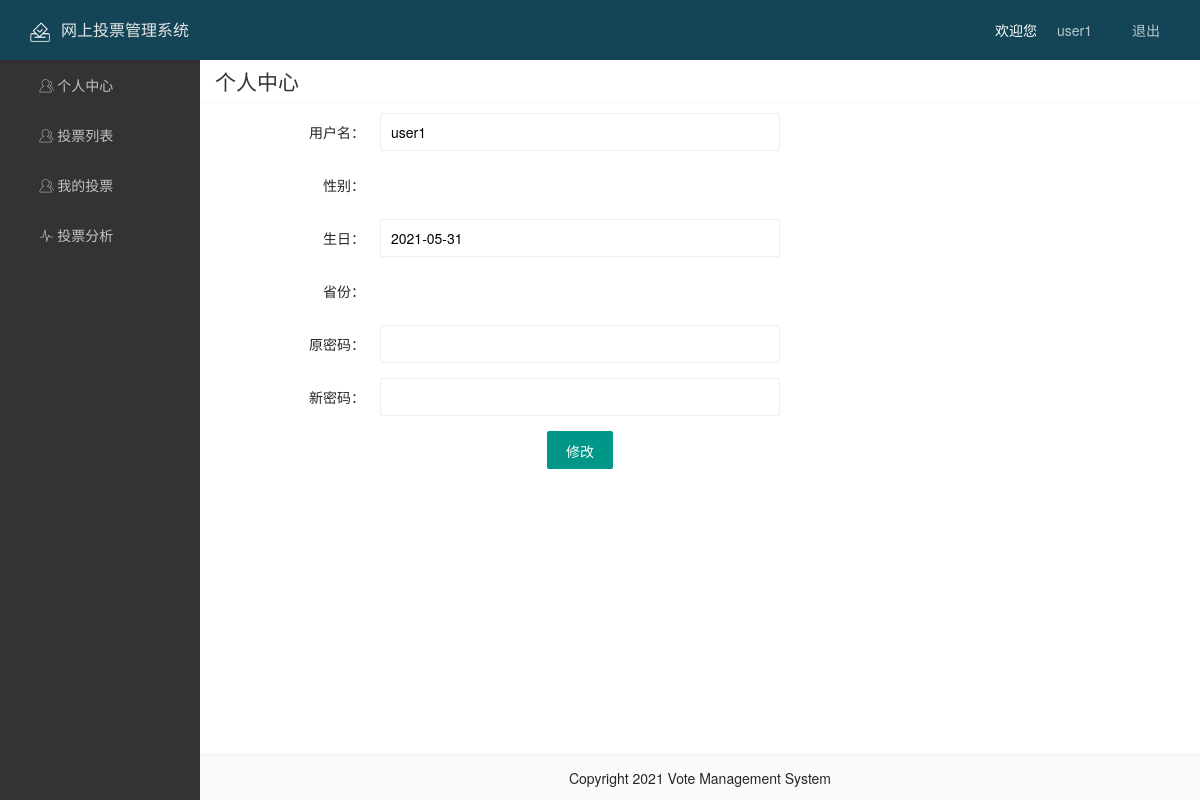
Page /user/userinfo (signed in) on the earlier database version.
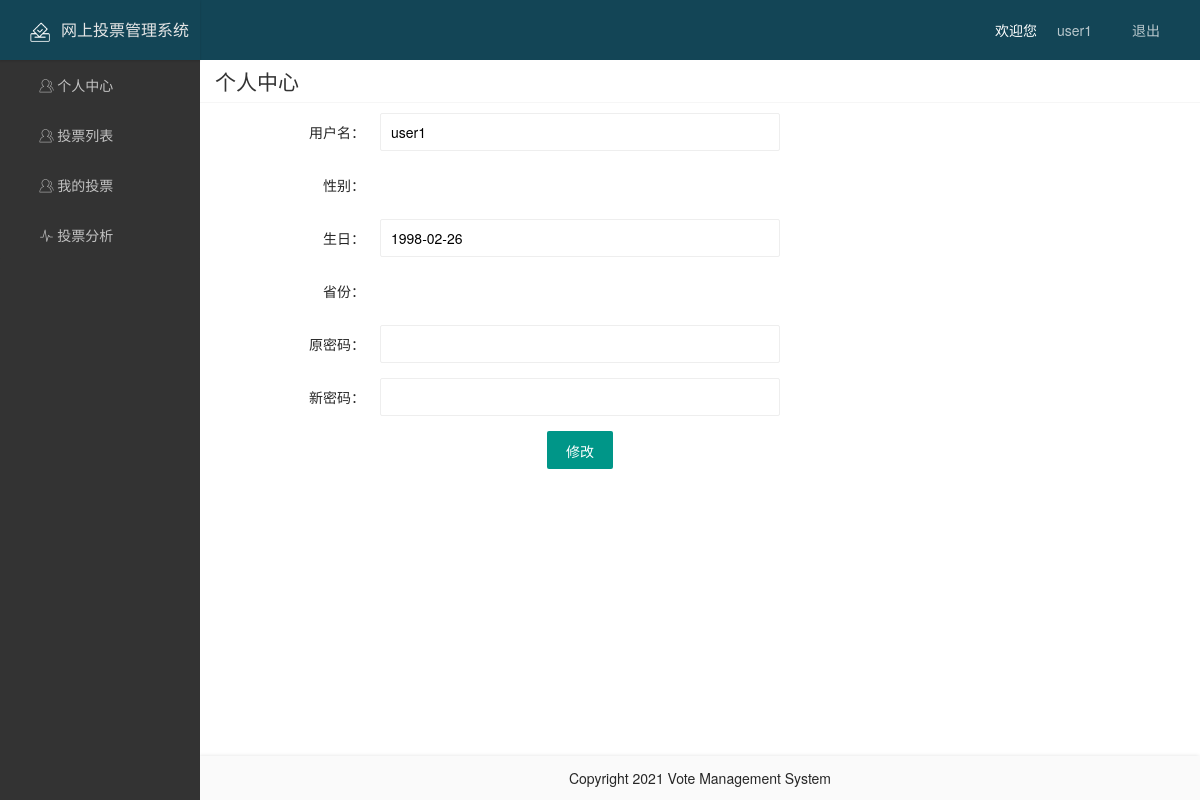
Same page on the later database version.
### app/models.py (models this page shows)
class User(UserMixin, db.Model):
    __tablename__ = 'users'
    __table_args__ = {'mysql_collate': 'utf8_general_ci'}
    id = db.Column(db.Integer, primary_key=True, unique=True)
    username = db.Column(db.String(64), unique=True, index=True)
    password = db.Column(db.String(64))
    gender = db.Column(db.Integer, default=1)
    birth = db.Column(db.DateTime,default=datetime.now())
    province = db.Column(db.String(64),default='1')
    date = db.Column(db.DateTime)
    user_type = db.Column(db.Integer, default=1)

### app/auth/views.py (the view, shortened to what this page needs)
@auth.route('/user/userinfo', methods=['GET','POST'])
@login_required
def userinfo():
    form = UserInfoForm()
    user = User.query.filter_by(username=current_user.username).first()
    form.username.data = user.username
    form.gender.data = str(user.gender)
    if user.birth != None:
        form.birth.data = user.birth.strftime('%Y-%m-%d')
    form.province.data = user.province
    return render_template('user/userinfo.html',form=form,username=current_user.username)

### app/auth/forms.py
class UserInfoForm(FlaskForm):
    provinces = [('1','北京市'),('2','广东省'),('3','山东省'),('4','江苏省'),
                ('5','河南省'),('6','上海市'),('7','河北省'),('8','浙江省'),
                ('9','香港特别行政区'),('10','陕西省'),('11','湖南省'),('12','重庆市'),
                ('13','福建省'),('14','天津市'),('15','云南省'),('16','四川省'),
                ('17','广西壮族自治区'),('18','安徽省'),('19','海南省'),('20','江西省'),
                ('21','湖北省'),('22','山西省'),('23','辽宁省'),('24','台湾省'),
                ('25','黑龙江'),('26','内蒙古自治区'),('27','澳门特别行政区'),('28','贵州省'),
                ('29','甘肃省'),('30','青海省'),('31','新疆维吾尔自治区'),('32','西藏区'),
                ('33','吉林省'),('34','宁夏回族自治区')]
    username = StringField('username', validators=[DataRequired()])
    gender = SelectField('gender', validators=[DataRequired()], choices=[('0','女'),('1','男')] ,coerce=str)
    birth = StringField('birth', validators=[DataRequired()])
    province = SelectField('province', validators=[DataRequired()], choices=provinces, coerce=str)
    old_password = PasswordField('old_password')
    new_password = PasswordField('new_password')
    submit = SubmitField('修改')

### app/models.py (called while the page is built)
@login_manager.user_loader
def load_user(user_id):
    return User.query.get(int(user_id))

### app/templates/user/userinfo.html (shortened to what this page needs)
{% extends "user/base.html" %}
{% block card_header %}
    个人中心
{% endblock %}
{% block card_body %}
<div class="add-vote">
    <form class="layui-form" method="post">
        <div class="layui-form-item">
            <label class="layui-form-label">用户名：</label>
            <div class="layui-input-inline">
                {{ form.username(class="layui-input",placeholder="",autocomplete="on",readonly="readonly") }}
            </div>
        </div>
        <div class="layui-form-item">
            <label class="layui-form-label">性别：</label>
        </div>
        <div class="layui-form-item">
            <label class="layui-form-label">生日：</label>
            <div class="layui-input-inline">
                {{ form.birth(class="layui-input",id="birth") }}
            </div>
        </div>
        <div class="layui-form-item">
            <label class="layui-form-label">省份：</label>
        </div>
        <div class="layui-form-item">
            <label class="layui-form-label">原密码：</label>
            <div class="layui-input-inline">
                {{ form.old_password(class="layui-input",id="enddate") }}
            </div>
        </div>
        <div class="layui-form-item">
            <label class="layui-form-label">新密码：</label>
            <div class="layui-input-inline">
                {{ form.new_password(class="layui-input",id="enddate") }}
            </div>
        </div>
        <div class="layui-input-inline add-vote-btn">
            {{ form.submit(class="layui-btn",id="addsubmit") }}
        </div>
    </form>
</div>
{% endblock %}

### app/templates/user/base.html (shortened to what this page needs)
<!DOCTYPE html>
<html lang="zh">
<head>
    <link rel="stylesheet" href="{{ url_for('static',filename='layui/css/layui.css') }}">
    <link rel="stylesheet" href="{{ url_for('static',filename='style.css') }}">
</head>
<body class="layui-layout-body">
    <div class="layui-layout layui-layout-admin">
        <div class="layui-header" style="background: #134556">
            <div class="layui-logo layui-layout-left">
                <a href="{{ url_for('auth.user') }}">
                   <div class="layui-row">
                       <div class="layui-row layui-col-md3" style="text-align: right"><img src="{{ url_for('static',filename='img/logo.png') }}" style="height: 20px;width: 20px;"></div>
                       <div class="layui-row layui-col-md9"><h3 style="font-size:16px;color: #e6e6e6">网上投票管理系统</h3></div>
                   </div>
                </a>
            </div>
            <ul class="layui-nav layui-layout-right">
                <li class="layui-nav-item">
                    <p>欢迎您 </p>
                </li>
                <li class="layui-nav-item">
                    <a href="#"><p>{{ username }}</p></a>
                </li>
                <li class="layui-nav-item">
                    <a href="{{ url_for('main.logout') }}">退出</a>
                </li>
            </ul>
        </div>
        <div class="layui-side">
            <div class="layui-side-scroll" style="background: #333">
                <ul class="layui-nav layui-nav-tree" style="background: #333">
                    <li class="layui-nav-item">
                        <a href="{{ url_for("auth.userinfo") }}">&nbsp&nbsp&nbsp&nbsp&nbsp<i class="layui-icon layui-icon-user"></i>&nbsp个人中心</a>
                    </li>
                    <li class="layui-nav-item">
                        <a href="{{ url_for("auth.votelist") }}">&nbsp&nbsp&nbsp&nbsp&nbsp<i class="layui-icon layui-icon-user"></i>&nbsp投票列表</a>
                    </li>
                    <li class="layui-nav-item">
                        <a href="{{ url_for("auth.myvote") }}">&nbsp&nbsp&nbsp&nbsp&nbsp<i class="layui-icon layui-icon-user"></i>&nbsp我的投票</a>
                    </li>
                    <li class="layui-nav-item">
                        <a href="{{ url_for("auth.voteanalys2") }}">&nbsp&nbsp&nbsp&nbsp&nbsp<i class="layui-icon layui-icon-chart"></i>&nbsp投票分析</a>
                    </li>
                </ul>
            </div>
        </div>
        <div class="layui-body">
            <div class="layui-card-header">
                <h2>{% block card_header %}{% endblock %}</h2>
            </div>
            <div class="layui-fluid">
                <div class="layui-card-body">
                    {% block card_body %}
                    {% endblock %}
                </div>
            </div>
        </div>
        <div class="layui-footer" style="text-align: center">
            <p>Copyright 2021 Vote Management System</p>
        </div>
    </div>
</body>
</html>

### app/static/style.css (style rules this page uses)
.add-vote .layui-form-label { width: 120px; }
.add-vote .layui-input-inline { width: 400px; }
.add-vote .add-vote-btn { margin-left: 150px; text-align: center; }

Differences in the rows shown:
changed User "user1": birth "2021-05-31" → "1998-02-26"
